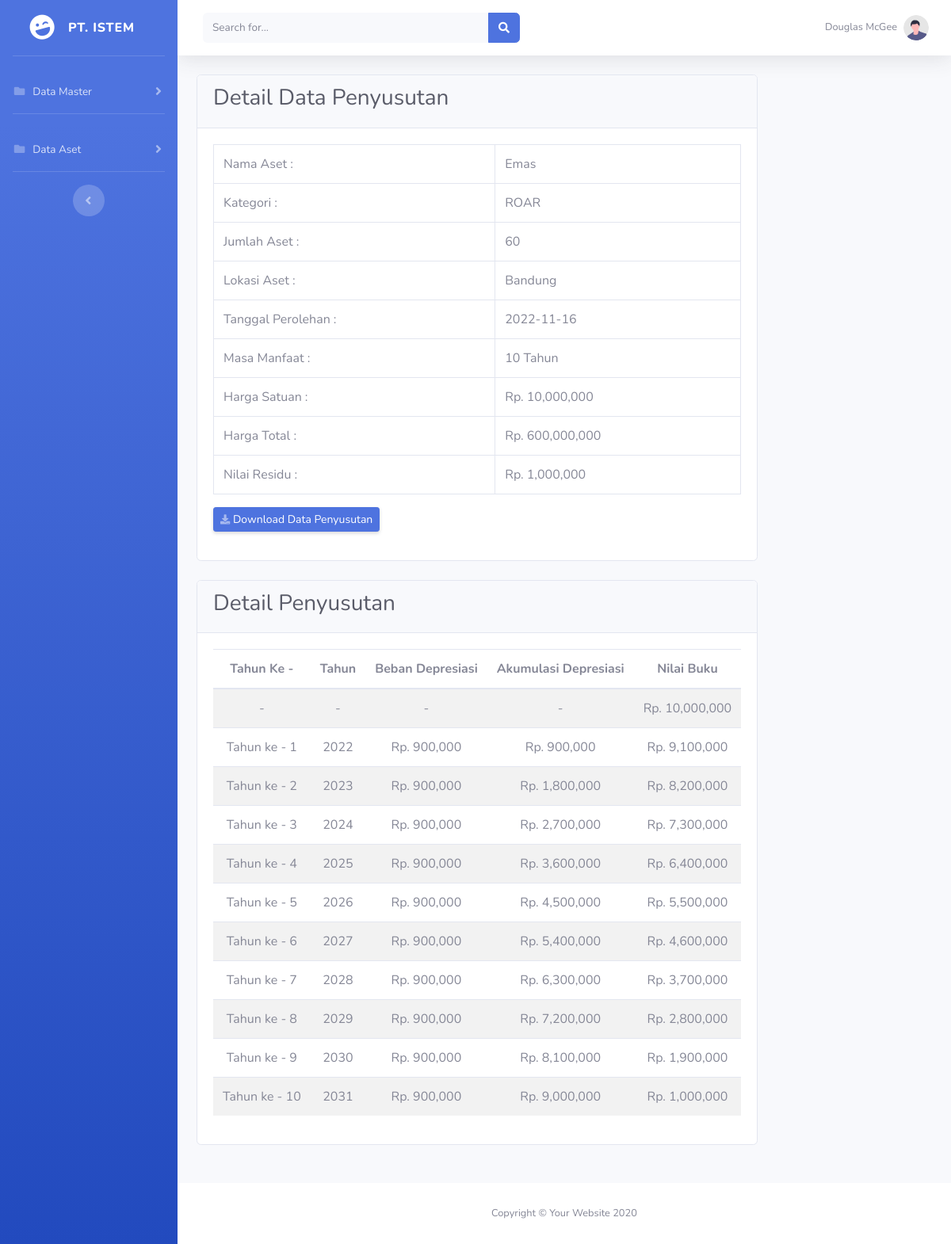
Screenshot of /penyusutan/views-penyusutan.php?id_penyusutan=8 with the database file from the repository.
### tables this page shows
CREATE TABLE `tb_penyusutan` (
  `id_penyusutan` int(11) NOT NULL,
  `id_aset` int(11) NOT NULL
);

CREATE TABLE `tb_aset` (
  `id_aset` int(11) NOT NULL,
  `id_kategori` int(11) NOT NULL,
  `id_lokasi` int(11) NOT NULL,
  `nama_aset` varchar(50) NOT NULL,
  `keterangan` text NOT NULL,
  `jumlah_aset` int(11) NOT NULL,
  `tgl_peroleh` date NOT NULL,
  `masa_manfaat` int(15) NOT NULL,
  `harga_peroleh` int(11) NOT NULL,
  `status_aset` varchar(11) NOT NULL,
  `kondisi_aset` varchar(20) NOT NULL
);

CREATE TABLE `tb_kategori` (
  `id_kategori` int(11) NOT NULL,
  `kode_kategori` varchar(11) NOT NULL,
  `kategori_barang` varchar(50) NOT NULL,
  `terakhir_update` timestamp NOT NULL DEFAULT current_timestamp() ON UPDATE current_timestamp()
);

CREATE TABLE `tb_lokasi` (
  `id_lokasi` int(11) NOT NULL,
  `nama_lokasi` varchar(50) NOT NULL,
  `terakhir_update` timestamp NOT NULL DEFAULT current_timestamp() ON UPDATE current_timestamp()
);

### function.php (called while the page is built, shortened)
<?php
$conn = mysqli_connect("localhost", "root", "", "aset");
function query($query) {
    global $conn;
    $result = mysqli_query($conn, $query);
    $box = [];
    while ( $shape = mysqli_fetch_assoc($result) ) {
        $box[] = $shape;
    }
    return $box;
}
?>

### penyusutan/views-penyusutan.php (the view, shortened to what this page needs)
<?php
require "../function.php";
$id_penyusutan = $_GET['id_penyusutan'];
$barang = query("SELECT *, tb_aset.nama_aset FROM tb_penyusutan INNER JOIN tb_aset ON tb_penyusutan.id_aset = tb_aset.id_aset INNER JOIN tb_kategori ON tb_aset.id_kategori = tb_kategori.id_kategori JOIN tb_lokasi ON tb_aset.id_lokasi = tb_lokasi.id_lokasi WHERE id_penyusutan = $id_penyusutan")[0];
$harga_satuan = $barang["harga_peroleh"];
$jumlah = $barang["jumlah_aset"];
$masa_manfaat = $barang["masa_manfaat"];
$harga_total = $harga_satuan * $jumlah;
$nilai_residu = $harga_satuan / $masa_manfaat;
$penyusutan = ($harga_satuan - $nilai_residu) / $masa_manfaat;
$beban_depresiasi = ($harga_satuan - $nilai_residu) / $masa_manfaat;
$mulai = strtotime($barang["tgl_peroleh"]);
?>
<!DOCTYPE html>
<html lang="en">
  <head>
    <link href="../vendor/fontawesome-free/css/all.min.css" rel="stylesheet" type="text/css" />
    <link href="../css/sb-admin-2.min.css" rel="stylesheet" />
  </head>
  <body id="page-top">
    <div id="wrapper">
      <ul class="navbar-nav bg-gradient-primary sidebar sidebar-dark accordion" id="accordionSidebar">
        <a class="sidebar-brand d-flex align-items-center justify-content-center" href="../index.php">
          <div class="sidebar-brand-icon rotate-n-15">
            <i class="fas fa-laugh-wink"></i>
          </div>
          <div class="sidebar-brand-text mx-3">PT. ISTEM</div>
        </a>
        <hr class="sidebar-divider" />
        <li class="nav-item">
          <a class="nav-link collapsed" href="#" data-toggle="collapse" data-target="#collapsePages" aria-expanded="true" aria-controls="collapsePages">
            <i class="fas fa-fw fa-folder"></i>
            <span>Data Master</span>
          </a>
        </li>
          <hr class="sidebar-divider d-none d-md-block" />
          <li class="nav-item">
            <a class="nav-link collapsed" href="#" data-toggle="collapse" data-target="#collapseAset" aria-expanded="true" aria-controls="collapseAset">
              <i class="fas fa-fw fa-folder"></i>
              <span>Data Aset</span>
            </a>
        </li>
        <hr class="sidebar-divider d-none d-md-block" />
        <div class="text-center d-none d-md-inline">
          <button class="rounded-circle border-0" id="sidebarToggle"></button>
        </div>
      </ul>
      <div id="content-wrapper" class="d-flex flex-column">
        <div id="content">
          <nav class="navbar navbar-expand navbar-light bg-white topbar mb-4 static-top shadow">
            <form class="d-none d-sm-inline-block form-inline mr-auto ml-md-3 my-2 my-md-0 mw-100 navbar-search">
              <div class="input-group">
                <input type="text" class="form-control bg-light border-0 small" placeholder="Search for..." aria-label="Search" aria-describedby="basic-addon2" />
                <div class="input-group-append">
                  <button class="btn btn-primary" type="button">
                    <i class="fas fa-search fa-sm"></i>
                  </button>
                </div>
              </div>
            </form>
            <ul class="navbar-nav ml-auto">
              <li class="nav-item dropdown no-arrow">
                <a class="nav-link dropdown-toggle" href="#" id="userDropdown" role="button" data-toggle="dropdown" aria-haspopup="true" aria-expanded="false">
                  <span class="mr-2 d-none d-lg-inline text-gray-600 small">Douglas McGee</span>
                  <img class="img-profile rounded-circle" src="img/undraw_profile.svg" />
                </a>
              </li>
            </ul>
          </nav>
          <div class="container-fluid">
            <div class="d-sm-flex align-items-center justify-content-between mb-4">
              <div class="mb-4 text-gray-800">
                <div class="card">
                  <div class="card-header">
                    <h3>Detail Data Penyusutan</h3>
                  </div>
                  <div class="card-body">
                    <table class="table table-bordered" id="dataTable" width="100%" cellspacing="0">
                        <tr>
                            <td>Nama Aset :</td>
                            <td><?php echo $barang["nama_aset"]; ?></td>
                        </tr>
                        <tr>
                            <td>Kategori :</td>
                            <td><?php echo $barang["kategori_barang"]; ?></td>
                        </tr>
                        <tr>
                            <td>Jumlah Aset :</td>
                            <td><?php echo $barang["jumlah_aset"]; ?></td>
                        </tr>
                        <tr>
                            <td>Lokasi Aset :</td>
                            <td><?php echo $barang["nama_lokasi"]; ?></td>
                        </tr>
                        <tr>
                            <td>Tanggal Perolehan :</td>
                            <td><?php echo $barang["tgl_peroleh"]; ?></td>
                        </tr>
                        <tr>
                            <td>Masa Manfaat :</td>
                            <td><?php echo $barang["masa_manfaat"]; ?> Tahun</td>
                        </tr>
                        <tr>
                            <td>Harga Satuan :</td>
                            <td>Rp. <?php echo number_format($barang["harga_peroleh"]); ?></td>
                        </tr>
                        <tr>
                          <td>Harga Total :</td>
                          <td>Rp. <?php echo number_format($harga_total); ?></td>
                        </tr>
                        <tr>
                            <td>Nilai Residu :</td>
                            <td>Rp. <?php echo number_format($nilai_residu); ?></td>
                        </tr>
                    </table>
                    <a href="../pdf/print-penyusutan.php" class="d-none d-sm-inline-block btn btn-sm btn-primary shadow-sm mb-3"><i class="fas fa-download fa-sm text-white-50"></i> Download Data Penyusutan </a>
                  </div>
                </div>
                <div class="card mt-4">
                    <div class="card-header">
                        <h3>Detail Penyusutan</h3>
                    </div>
                    <div class="card-body">
                    <table class="table table-striped" id="dataTable" width="100%" cellspacing="0" cellpadding="3">
                        <thead align="center">
                            <tr>
                                <th>Tahun Ke - </th>
                                <th>Tahun</th>
                                <th>Beban Depresiasi</th>
                                <th>Akumulasi Depresiasi</th>
                                <th>Nilai Buku</th>
                            </tr>
                        </thead>
                        <tbody align="center">
                            <tr>
                                <td>-</td>
                                <td>-</td>
                                <td>-</td>
                                <td>-</td>
                                <td>Rp. <?php echo number_format($harga_satuan); ?></td>
                            </tr>
                            <?php for ($masa = 1; $masa <= $barang["masa_manfaat"]; $masa++) { ?>
                              <tr>
                                <td>Tahun ke - <?php echo $masa; ?></td>
                                <td>
                                  <?php
                                    echo date('Y', $mulai);
                                    $mulai = strtotime("+1 year", $mulai);
                                  ?>
                                  </td>
                                <td>Rp. <?php echo number_format($beban_depresiasi); ?></td>
                                <td>Rp.
                                  <?php
                                    echo number_format($penyusutan);
                                    $penyusutan = $penyusutan + $beban_depresiasi;
                                  ?>
                                </td>
                                <td>Rp. <?php echo number_format($harga_satuan = $harga_satuan - $beban_depresiasi); ?></td>
                              </tr>
                            <?php } ?>
                        </tbody>
                    </table>
                  </div>
                </div>
              </div>
            </div>
          </div>
        </div>
        <footer class="sticky-footer bg-white">
          <div class="container my-auto">
            <div class="copyright text-center my-auto">
              <span>Copyright &copy; Your Website 2020</span>
            </div>
          </div>
        </footer>
      </div>
    </div>
  </body>
</html>

### rows the page displays
tb_penyusutan: id_aset.nama_aset "Emas", tb_kategori.kategori_barang "ROAR", id_aset.jumlah_aset "60", tb_lokasi.nama_lokasi "Bandung", id_aset.tgl_peroleh "2022-11-16", id_aset.masa_manfaat "10", id_aset.harga_peroleh "10,000,000", id_aset.jumlah_aset "600,000,000", id_aset.masa_manfaat "1,000,000", id_aset.tgl_peroleh "2022", id_aset.masa_manfaat "900,000", id_aset.tgl_peroleh "2023", id_aset.tgl_peroleh "2024", id_aset.tgl_peroleh "2025", id_aset.tgl_peroleh "2026", id_aset.tgl_peroleh "2027", id_aset.tgl_peroleh "2028", id_aset.tgl_peroleh "2029", id_aset.tgl_peroleh "2030", id_aset.tgl_peroleh "2031"

### other values shown
$penyusutan "1,800,000"
$harga_satuan = $harga_satuan - $beban_depresiasi "8,200,000"
$penyusutan "2,700,000"
$harga_satuan = $harga_satuan - $beban_depresiasi "7,300,000"
$penyusutan "3,600,000"
$harga_satuan = $harga_satuan - $beban_depresiasi "6,400,000"
$penyusutan "4,500,000"
$harga_satuan = $harga_satuan - $beban_depresiasi "5,500,000"
$penyusutan "5,400,000"
$harga_satuan = $harga_satuan - $beban_depresiasi "4,600,000"
$penyusutan "6,300,000"
$harga_satuan = $harga_satuan - $beban_depresiasi "3,700,000"
$penyusutan "7,200,000"
$harga_satuan = $harga_satuan - $beban_depresiasi "2,800,000"
$penyusutan "8,100,000"
